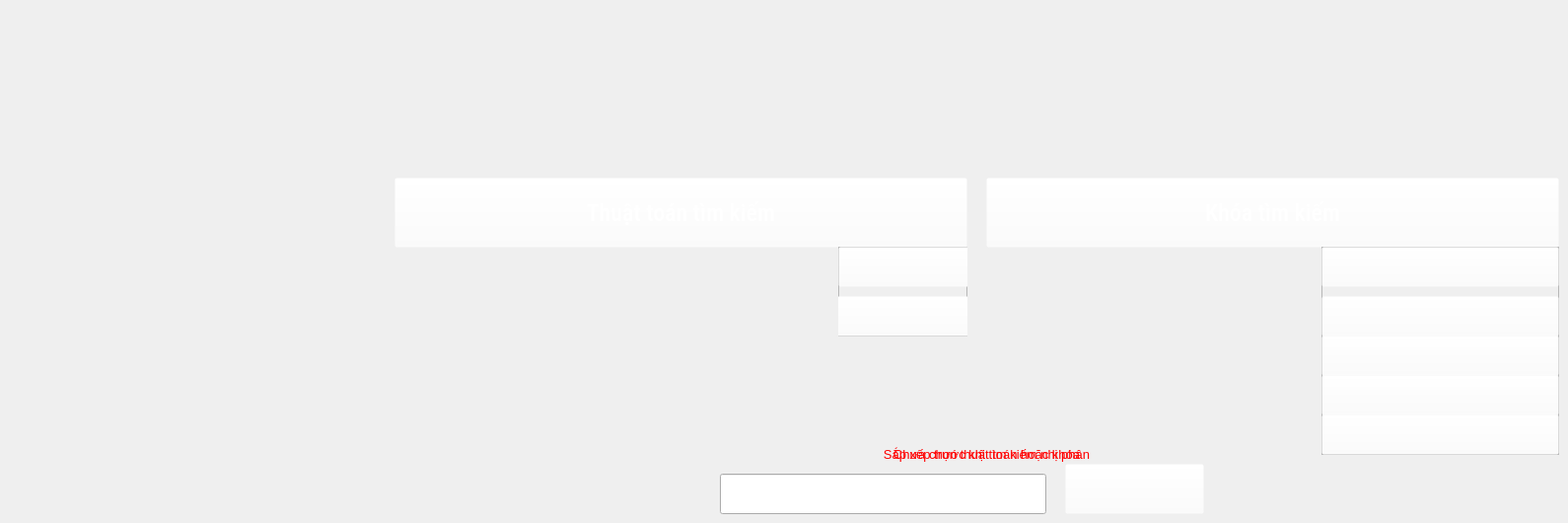
    <widget class="QWidget" name="TimKiem">
     <property name="styleSheet">
      <string notr="true">border-image: url(:/background/TimKiem/background.png);</string>
     </property>
     <widget class="QPushButton" name="btnThuatToan_TimKiem">
      <property name="geometry">
       <rect>
        <x>400</x>
        <y>180</y>
        <width>581</width>
        <height>71</height>
       </rect>
      </property>
      <property name="font">
       <font>
        <family>Roboto Condensed Medium</family>
        <pointsize>18</pointsize>
       </font>
      </property>
      <property name="cursor">
       <cursorShape>PointingHandCursor</cursorShape>
      </property>
      <property name="styleSheet">
       <string notr="true">background-color: rgba(255, 255, 255, 0);
border-image: rgba(0, 0, 0, 0);
color:white</string>
      </property>
      <property name="text">
       <string>Thuật toán tìm kiếm</string>
      </property>
     </widget>
     <widget class="QPushButton" name="MuiTenThuatToan_TimKiem">
      <property name="geometry">
       <rect>
        <x>940</x>
        <y>210</y>
        <width>21</width>
        <height>16</height>
       </rect>
      </property>
      <property name="styleSheet">
       <string notr="true">border-image: url(:/MuiTen/SapXep/muiTenXuong.png);</string>
      </property>
      <property name="text">
       <string/>
      </property>
     </widget>
     <widget class="QPushButton" name="MuiTenKhoa_TimKiem">
      <property name="geometry">
       <rect>
        <x>1530</x>
        <y>210</y>
        <width>21</width>
        <height>16</height>
       </rect>
      </property>
      <property name="styleSheet">
       <string notr="true">border-image: url(:/MuiTen/SapXep/muiTenXuong.png);</string>
      </property>
      <property name="text">
       <string/>
      </property>
     </widget>
     <widget class="QPushButton" name="btnKhoa_TimKiem">
      <property name="geometry">
       <rect>
        <x>1000</x>
        <y>180</y>
        <width>581</width>
        <height>71</height>
       </rect>
      </property>
      <property name="font">
       <font>
        <family>Roboto Condensed Medium</family>
        <pointsize>18</pointsize>
       </font>
      </property>
      <property name="cursor">
       <cursorShape>PointingHandCursor</cursorShape>
      </property>
      <property name="styleSheet">
       <string notr="true">background-color: rgba(255, 255, 255, 0);
border-image: rgba(0, 0, 0, 0);
color:white</string>
      </property>
      <property name="text">
       <string>Khóa tìm kiếm</string>
      </property>
     </widget>
     <widget class="QFrame" name="KhoaTK_TimKiem">
      <property name="geometry">
       <rect>
        <x>1340</x>
        <y>250</y>
        <width>241</width>
        <height>211</height>
       </rect>
      </property>
      <property name="styleSheet">
       <string notr="true">border-image: url(:/Select/SapXep/SelectKhoa.png);</string>
      </property>
      <property name="frameShape">
       <enum>QFrame::StyledPanel</enum>
      </property>
      <property name="frameShadow">
       <enum>QFrame::Raised</enum>
      </property>
      <widget class="QPushButton" name="MaLop_TimKiem">
       <property name="geometry">
        <rect>
         <x>0</x>
         <y>0</y>
         <width>241</width>
         <height>41</height>
        </rect>
       </property>
       <property name="cursor">
        <cursorShape>PointingHandCursor</cursorShape>
       </property>
       <property name="styleSheet">
        <string notr="true">background-color: rgba(255, 255, 255, 0);
border-image: rgba(0, 0, 0, 0);</string>
       </property>
       <property name="text">
        <string/>
       </property>
      </widget>
      <widget class="QPushButton" name="MaSinhVien_TimKiem">
       <property name="geometry">
        <rect>
         <x>0</x>
         <y>50</y>
         <width>241</width>
         <height>41</height>
        </rect>
       </property>
       <property name="cursor">
        <cursorShape>PointingHandCursor</cursorShape>
       </property>
       <property name="styleSheet">
        <string notr="true">background-color: rgba(255, 255, 255, 0);
border-image: rgba(0, 0, 0, 0);</string>
       </property>
       <property name="text">
        <string/>
       </property>
      </widget>
      <widget class="QPushButton" name="HoVaTen_TimKiem">
       <property name="geometry">
        <rect>
         <x>0</x>
         <y>90</y>
         <width>241</width>
         <height>41</height>
        </rect>
       </property>
       <property name="cursor">
        <cursorShape>PointingHandCursor</cursorShape>
       </property>
       <property name="styleSheet">
        <string notr="true">background-color: rgba(255, 255, 255, 0);
border-image: rgba(0, 0, 0, 0);

</string>
       </property>
       <property name="text">
        <string/>
       </property>
      </widget>
      <widget class="QPushButton" name="NgaySinh_TimKiem">
       <property name="geometry">
        <rect>
         <x>0</x>
         <y>130</y>
         <width>241</width>
         <height>41</height>
        </rect>
       </property>
       <property name="cursor">
        <cursorShape>PointingHandCursor</cursorShape>
       </property>
       <property name="styleSheet">
        <string notr="true">background-color: rgba(255, 255, 255, 0);
border-image: rgba(0, 0, 0, 0);</string>
       </property>
       <property name="text">
        <string/>
       </property>
      </widget>
      <widget class="QPushButton" name="DTB_TimKiem">
       <property name="geometry">
        <rect>
         <x>0</x>
         <y>170</y>
         <width>241</width>
         <height>41</height>
        </rect>
       </property>
       <property name="cursor">
        <cursorShape>PointingHandCursor</cursorShape>
       </property>
       <property name="styleSheet">
        <string notr="true">background-color: rgba(255, 255, 255, 0);
border-image: rgba(0, 0, 0, 0);
</string>
       </property>
       <property name="text">
        <string/>
       </property>
      </widget>
     </widget>
     <widget class="QLabel" name="warning1_TimKiem">
      <property name="geometry">
       <rect>
        <x>740</x>
        <y>440</y>
        <width>521</width>
        <height>41</height>
       </rect>
      </property>
      <property name="styleSheet">
       <string notr="true">background-color: rgba(255, 255, 255, 0);
border-image: rgba(0, 0, 0, 0);</string>
      </property>
      <property name="text">
       <string>&lt;html&gt;&lt;head/&gt;&lt;body&gt;&lt;p align=&quot;center&quot;&gt;&lt;span style=&quot; font-size:10pt; color:#ff0000;&quot;&gt;Chưa chọn thuật toán hoặc khóa&lt;/span&gt;&lt;/p&gt;&lt;/body&gt;&lt;/html&gt;</string>
      </property>
     </widget>
     <widget class="QLabel" name="warning2_TimKiem">
      <property name="geometry">
       <rect>
        <x>740</x>
        <y>440</y>
        <width>521</width>
        <height>41</height>
       </rect>
      </property>
      <property name="styleSheet">
       <string notr="true">background-color: rgba(255, 255, 255, 0);
border-image: rgba(0, 0, 0, 0);</string>
      </property>
      <property name="text">
       <string>&lt;html&gt;&lt;head/&gt;&lt;body&gt;&lt;p align=&quot;center&quot;&gt;&lt;span style=&quot; font-size:10pt; color:#ff0000;&quot;&gt;Sắp xếp trước khi tìm kiếm nhị phân&lt;/span&gt;&lt;/p&gt;&lt;/body&gt;&lt;/html&gt;</string>
      </property>
     </widget>
     <widget class="QPushButton" name="btnSearch_TimKiem">
      <property name="geometry">
       <rect>
        <x>1080</x>
        <y>470</y>
        <width>141</width>
        <height>51</height>
       </rect>
      </property>
      <property name="cursor">
       <cursorShape>PointingHandCursor</cursorShape>
      </property>
      <property name="styleSheet">
       <string notr="true">background-color: rgba(255, 255, 255, 0);
border-image: rgba(0, 0, 0, 0);</string>
      </property>
      <property name="text">
       <string/>
      </property>
     </widget>
     <widget class="QLineEdit" name="inputSearch_TimKiem">
      <property name="geometry">
       <rect>
        <x>730</x>
        <y>480</y>
        <width>331</width>
        <height>41</height>
       </rect>
      </property>
      <property name="font">
       <font>
        <pointsize>14</pointsize>
       </font>
      </property>
      <property name="styleSheet">
       <string notr="true">border-image: url(:/input/TimKiem/textbox.png);
color:white;</string>
      </property>
     </widget>
     <widget class="QFrame" name="ThuatToan_TimKiem">
      <property name="geometry">
       <rect>
        <x>850</x>
        <y>250</y>
        <width>131</width>
        <height>91</height>
       </rect>
      </property>
      <property name="styleSheet">
       <string notr="true">border-image: url(:/Select/TimKiem/selectThuatToan.png);</string>
      </property>
      <property name="frameShape">
       <enum>QFrame::StyledPanel</enum>
      </property>
      <property name="frameShadow">
       <enum>QFrame::Raised</enum>
      </property>
      <widget class="QPushButton" name="TuanTu_TimKiem">
       <property name="geometry">
        <rect>
         <x>0</x>
         <y>0</y>
         <width>141</width>
         <height>41</height>
        </rect>
       </property>
       <property name="cursor">
        <cursorShape>PointingHandCursor</cursorShape>
       </property>
       <property name="styleSheet">
        <string notr="true">background-color: rgba(255, 255, 255, 0);
border-image: rgba(0, 0, 0, 0);</string>
       </property>
       <property name="text">
        <string/>
       </property>
      </widget>
      <widget class="QPushButton" name="NhiPhan_TimKiem">
       <property name="geometry">
        <rect>
         <x>-10</x>
         <y>50</y>
         <width>151</width>
         <height>41</height>
        </rect>
       </property>
       <property name="cursor">
        <cursorShape>ForbiddenCursor</cursorShape>
       </property>
       <property name="styleSheet">
        <string notr="true">background-color: rgba(255, 255, 255, 0);
border-image: rgba(0, 0, 0, 0);
</string>
       </property>
       <property name="text">
        <string/>
       </property>
      </widget>
     </widget>
     <zorder>MuiTenThuatToan_TimKiem</zorder>
     <zorder>btnThuatToan_TimKiem</zorder>
     <zorder>MuiTenKhoa_TimKiem</zorder>
     <zorder>btnKhoa_TimKiem</zorder>
     <zorder>KhoaTK_TimKiem</zorder>
     <zorder>warning1_TimKiem</zorder>
     <zorder>warning2_TimKiem</zorder>
     <zorder>btnSearch_TimKiem</zorder>
     <zorder>inputSearch_TimKiem</zorder>
     <zorder>ThuatToan_TimKiem</zorder>
    </widget>
